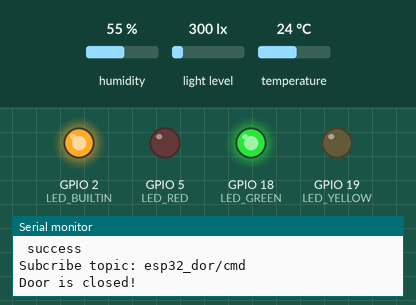
The program below on a simulated ESP32. Shown: output pins drawn as LEDs (lit = HIGH), the last lines printed to the serial monitor. The test bench sets the inputs (shaded band); at power-on: light level 300 lx, humidity 55 %, temperature 24 °C. WiFi joins after 1.5 s; servers stay silent unless stated; no MQTT or app messages arrive unless stated.

Above: at 2.9 s.
3.0 s: light level set to 364 lx
4.9 s: light level set to 432 lx
At 7.1 s:
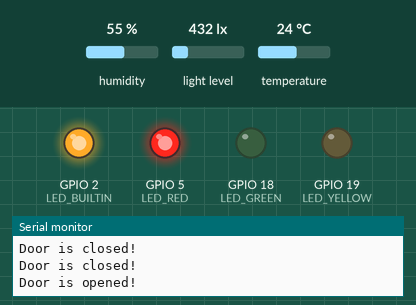
10.2 s: light level set to 40 lx
At 12.9 s:
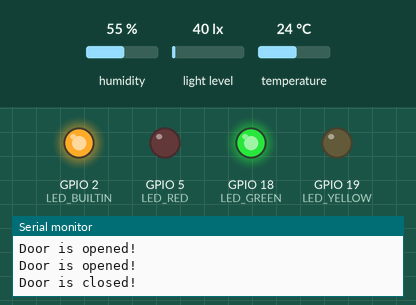
13.2 s: light level set to 500 lx
At 14.4 s:
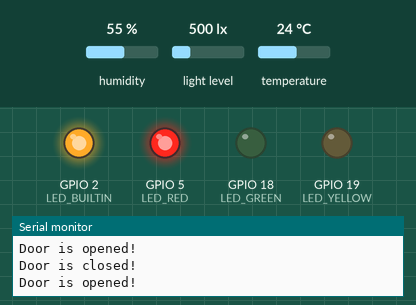
Timing chart, 0 to 16.2 s (numbered marks = the images above; inputs shaded):
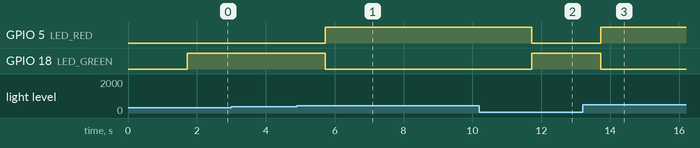

Measured:
- the behaviour switches between 400 and 401 lx on light level (found by bisection; images 0 and 1)
- after the input at 4.9 s, GPIO 5 (LED_RED): LOW → HIGH after 0.83 s; GPIO 18 (LED_GREEN): HIGH → LOW after 0.83 s
- after the input at 10.2 s, GPIO 5 (LED_RED): HIGH → LOW after 1.5 s; GPIO 18 (LED_GREEN): LOW → HIGH after 1.5 s
- after the input at 13.2 s, GPIO 5 (LED_RED): LOW → HIGH after 0.53 s; GPIO 18 (LED_GREEN): HIGH → LOW after 0.53 s

The program:

main.cpp
```cpp
#include <Arduino.h>
#include <Ticker.h>
#include <DHTesp.h>
#include <BH1750.h>
#include <WiFi.h>
#include <PubSubClient.h>

#define LED_RED 5
#define LED_GREEN 18
#define LED_YELLOW 19
#define DHT_PIN 15
#define LED_COUNT 3
  const uint8_t arLed[LED_COUNT] = {LED_YELLOW, LED_GREEN, LED_RED};


#define WIFI_SSID "Galaxy A70651B"
#define WIFI_PASSWORD "Password"
#define MQTT_BROKER "broker.emqx.io"
#define MQTT_TOPIC_PUBLISH "esp32_dor/data"
#define MQTT_TOPIC_SUBSCRIBE "esp32_dor/cmd"

WiFiClient wifiClient;
PubSubClient mqtt(wifiClient);
Ticker timerPublish, ledOff, sendLux, sendTemp, sendHumidity;
DHTesp dht;
BH1750 lightMeter;

char g_szDeviceId[30];
void WifiConnect();
boolean mqttConnect();
void onPublishMessage();
void pubLux();
void pubTemp();
void pubHumidity();
bool turnOn = false;
float fHumidity = 0;
float fTemperature = 0;
float lux = 0;
char szTopic[50];
char szData[10];

void setup() {
  Serial.begin(9600);
  delay(100);
  pinMode(LED_BUILTIN, OUTPUT);
  for (uint8_t i=0; i<LED_COUNT; i++)
    pinMode(arLed[i], OUTPUT);
  Wire.begin();
  lightMeter.begin(BH1750::CONTINUOUS_HIGH_RES_MODE, 0x23, &Wire);
  Serial.printf("Free Memory: %d\n", ESP.getFreeHeap());
  WifiConnect();
  dht.setup(DHT_PIN, DHTesp::DHT11);
  mqttConnect();
  timerPublish.attach_ms(2000, onPublishMessage);
  sendTemp.attach(7000, [](){ pubTemp(); });
  sendHumidity.attach(5000, [](){ pubHumidity(); });
  sendLux.attach(4000, [](){ pubLux(); });
}

void loop() {
  mqtt.loop();
}

void pubTemp() {
  Serial.printf("Temperature: %.2f C\n", fTemperature);
  sprintf(szTopic, "%s/temp", MQTT_TOPIC_PUBLISH);
  sprintf(szData, "%.2f", fTemperature);
  mqtt.publish(szTopic, szData);
}

void pubHumidity() {
  Serial.printf("Humidity: %.2f\n", fHumidity);
  sprintf(szTopic, "%s/humidity", MQTT_TOPIC_PUBLISH);
  sprintf(szData, "%.2f", fHumidity);
  mqtt.publish(szTopic, szData);
}

void pubLux() {
  Serial.printf("Light: %.2f lx\n", lux);
  sprintf(szTopic, "%s/light", MQTT_TOPIC_PUBLISH);
  sprintf(szData, "%.2f", lux);
  mqtt.publish(szTopic, szData);
  ledOff.once_ms(100, [](){
  digitalWrite(LED_BUILTIN, LOW);
  });
}

void mqttCallback(char* topic, byte* payload, unsigned int len) {
  String strTopic = topic;
  int8_t idx = strTopic.lastIndexOf('/') + 1;
  String strDev = strTopic.substring(idx);
  Serial.printf("==> Recv [%s]: ", topic);
  Serial.write(payload, len);
  Serial.println();

  if (strcmp(topic, MQTT_TOPIC_SUBSCRIBE) == 0) {
    payload[len] = '\0';
    Serial.printf("==> Recv [%s]: ", payload);
    if (strcmp((char*)payload, "led-on") == 0) {
      turnOn = true;
      digitalWrite(LED_YELLOW, HIGH);
    }
    else if (strcmp((char*)payload, "led-off") == 0) {
      turnOn = false;
      digitalWrite(LED_YELLOW, LOW);
    }
  }
}

void onPublishMessage() {
szTopic[50];
szData[10];
digitalWrite(LED_BUILTIN, HIGH);
fHumidity = dht.getHumidity();
fTemperature = dht.getTemperature();
lux = lightMeter.readLightLevel();


if (lux > 400)
{
  digitalWrite(LED_RED, HIGH);
  digitalWrite(LED_GREEN, LOW);

  Serial.printf("Door is opened!\n");
}else
{
  digitalWrite(LED_GREEN, HIGH);
  digitalWrite(LED_RED, LOW);
  Serial.printf("Door is closed!\n");
}
}

boolean mqttConnect() {
sprintf(g_szDeviceId, "esp32_%08X",(uint32_t)ESP.getEfuseMac());
mqtt.setServer(MQTT_BROKER, 1883);
mqtt.setCallback(mqttCallback);
Serial.printf("Connecting to %s clientId: %s\n", MQTT_BROKER, g_szDeviceId);
// Connect to MQTT Broker
// Or, if you want to authenticate MQTT:
boolean status = mqtt.connect(g_szDeviceId);
if (status == false) {
Serial.print(" fail, rc=");
Serial.print(mqtt.state());
return false;
}
Serial.println(" success");
mqtt.subscribe(MQTT_TOPIC_SUBSCRIBE);
Serial.printf("Subcribe topic: %s\n", MQTT_TOPIC_SUBSCRIBE);
onPublishMessage();
return mqtt.connected();
}

void WifiConnect()
{
WiFi.mode(WIFI_STA);
WiFi.begin(WIFI_SSID, WIFI_PASSWORD);
while (WiFi.waitForConnectResult() != WL_CONNECTED) {
Serial.println("Connection Failed! Rebooting...");
delay(5000);
ESP.restart();
}
Serial.print("System connected with IP address: ");
Serial.println(WiFi.localIP());
Serial.printf("RSSI: %d\n", WiFi.RSSI());
}
```
